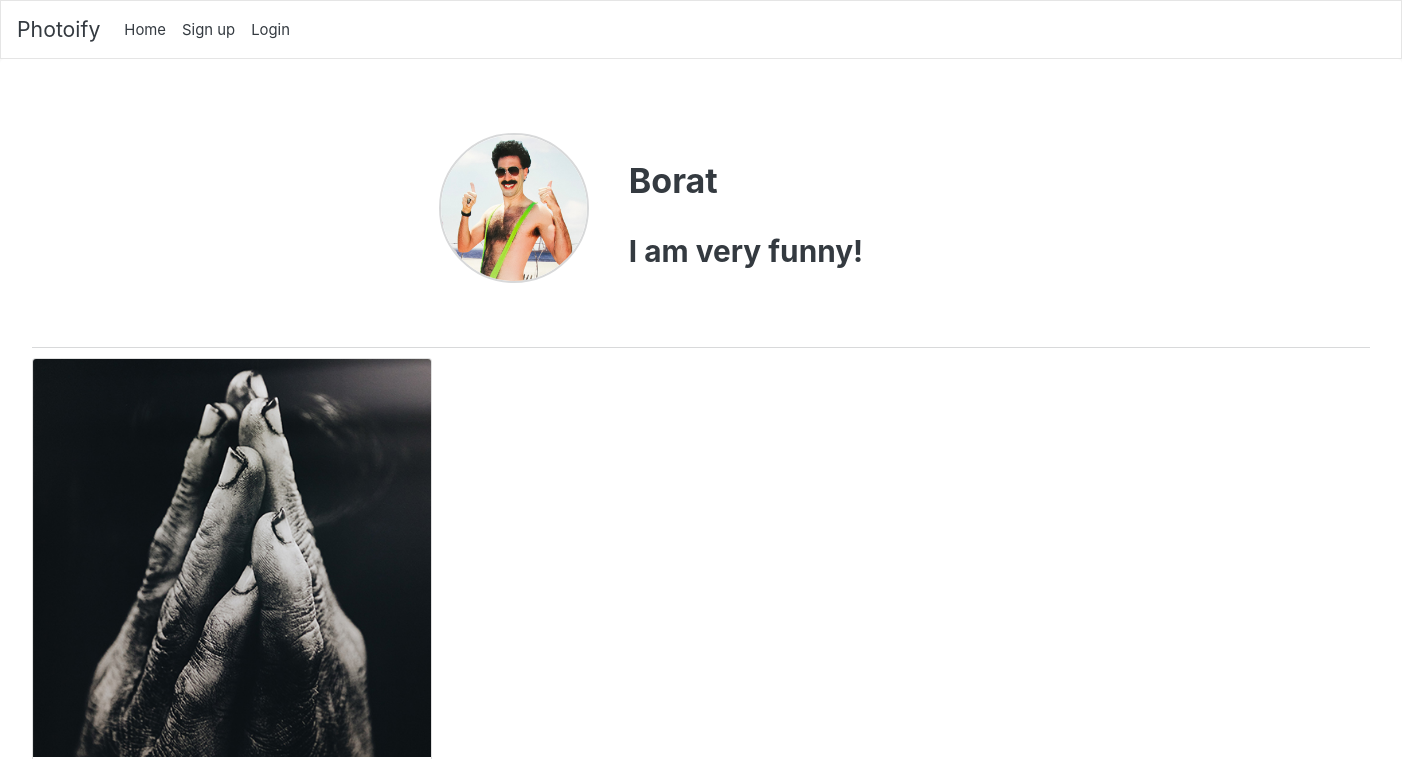
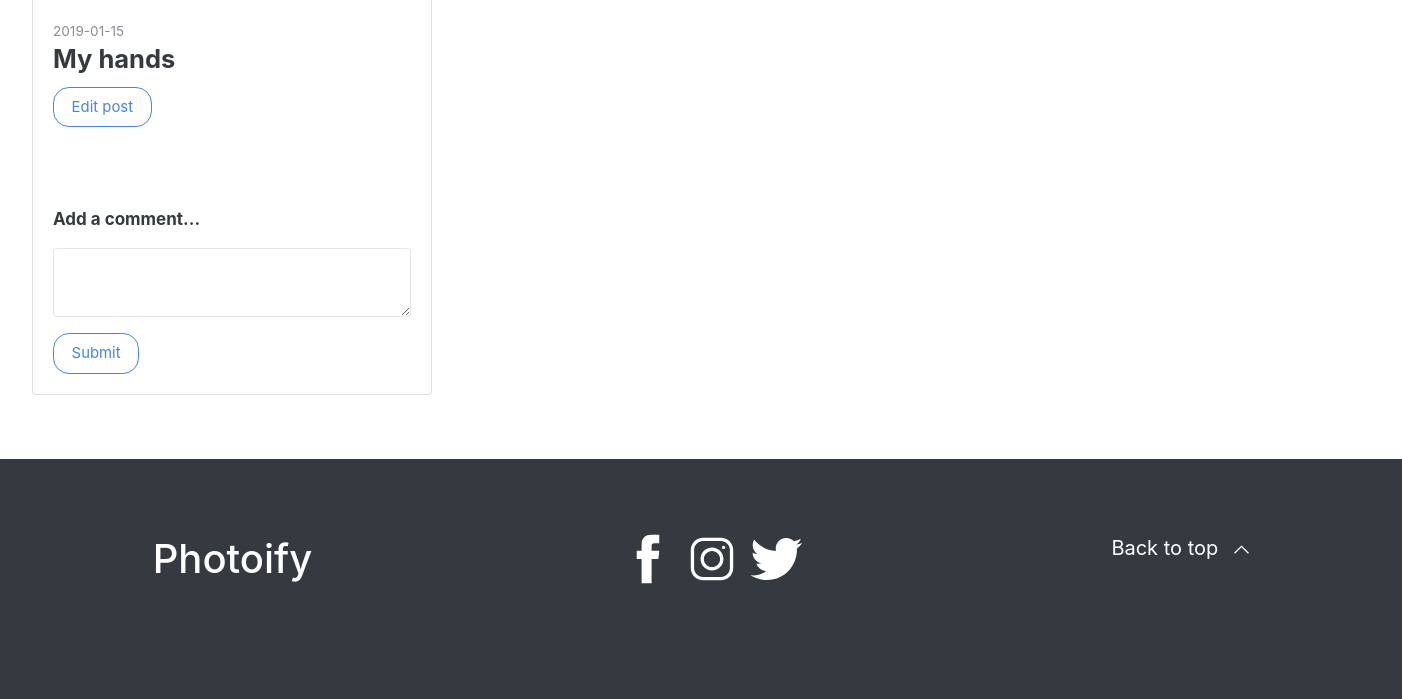
The app's page /view-profile.php?id=12, older data (2 pictures, top to bottom).
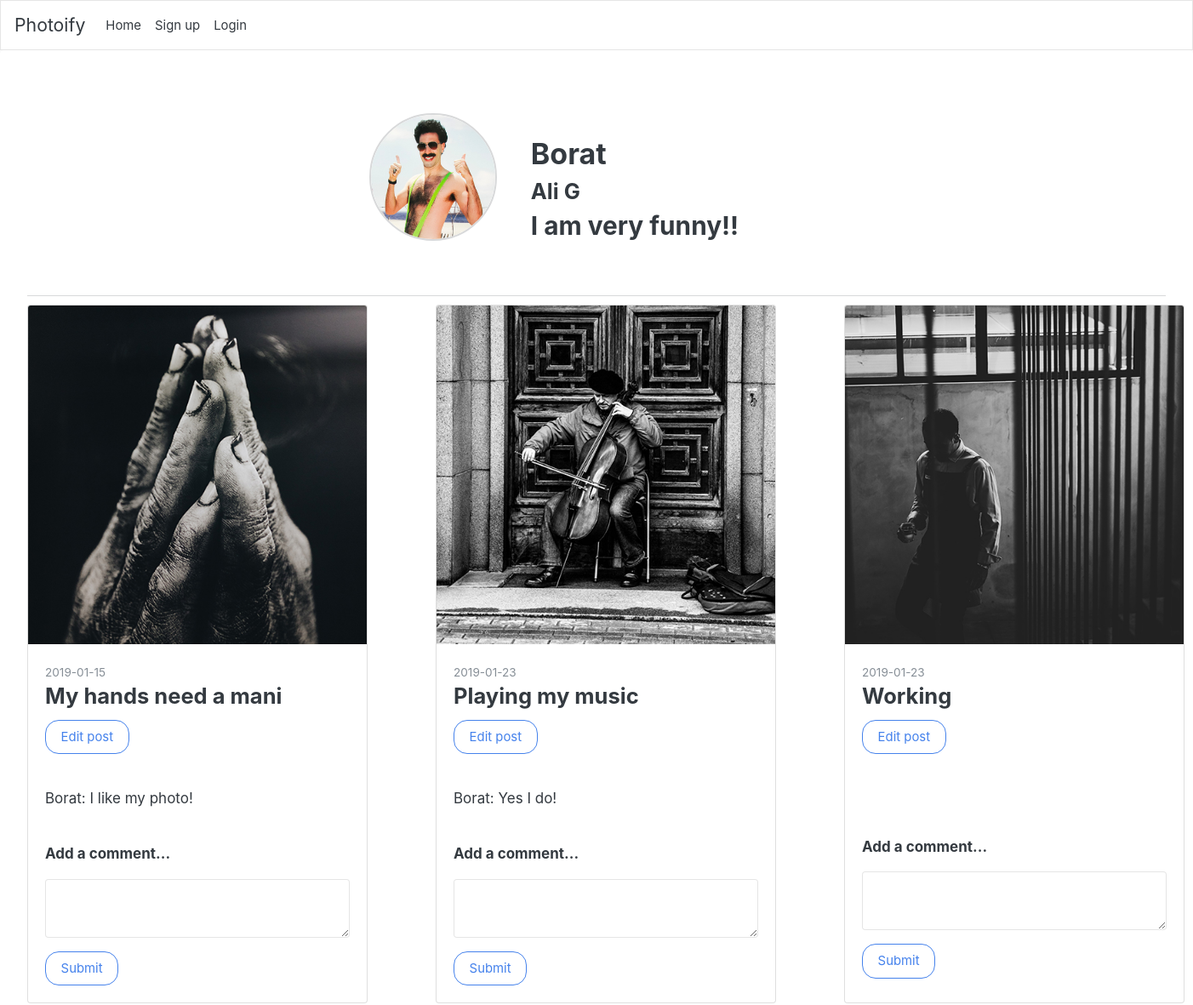
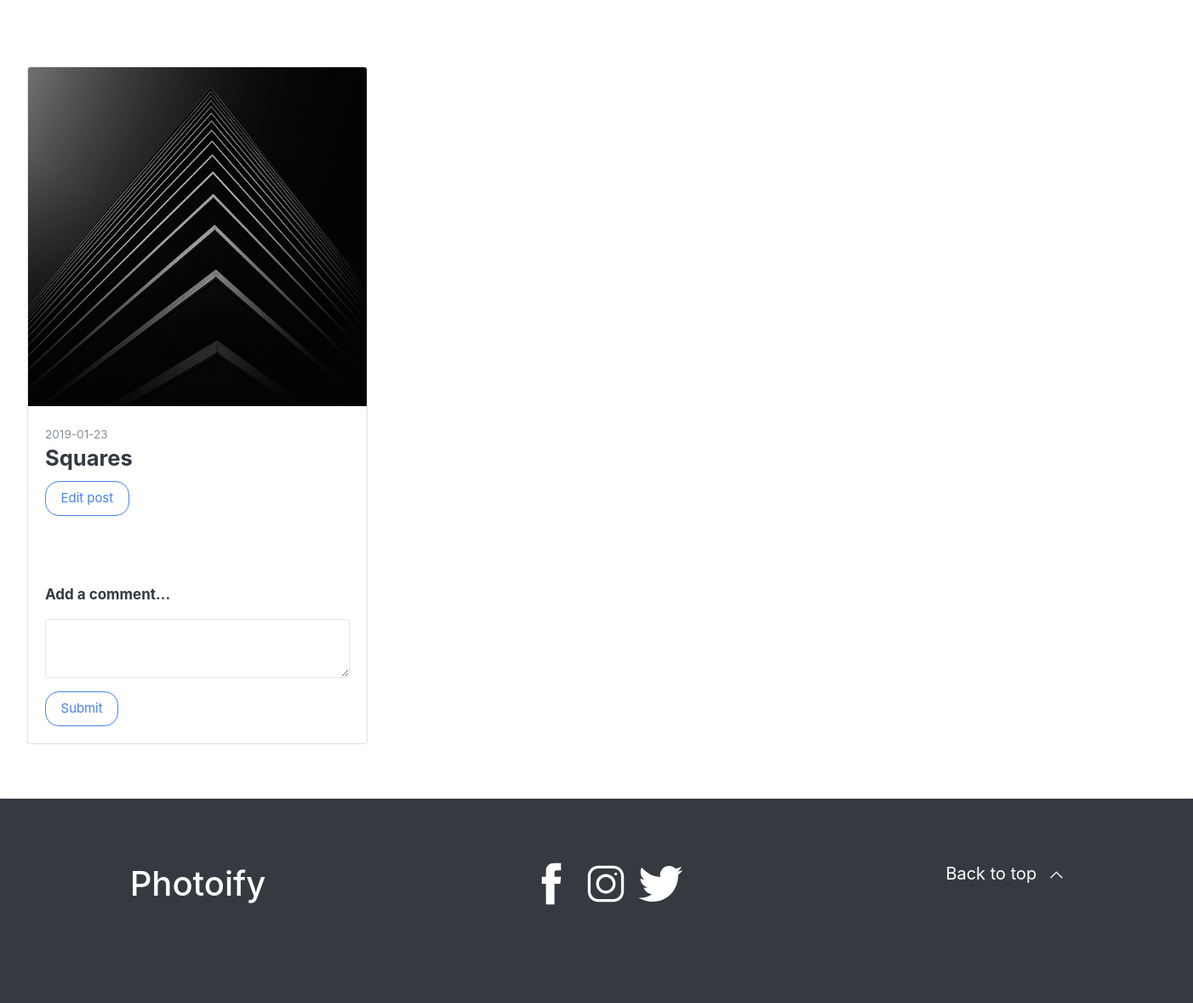
The same page, newer data (2 pictures, top to bottom).
### tables this page shows
CREATE TABLE "Users" (
	`id`	INTEGER PRIMARY KEY AUTOINCREMENT,
	`email`	TEXT NOT NULL UNIQUE,
	`name`	TEXT,
	`username`	TEXT NOT NULL UNIQUE,
	`password`	TEXT NOT NULL,
	`profile_pic`	TEXT DEFAULT "default.jpg",
	`profile_bio`	TEXT,
	`created_at`	DATETIME NOT NULL DEFAULT (datetime(CURRENT_TIMESTAMP)),
	`first_name`	TEXT,
	`last_name`	TEXT
);

CREATE TABLE "Posts" (
	`id`	INTEGER PRIMARY KEY AUTOINCREMENT,
	`content`	TEXT,
	`created_at`	TEXT NOT NULL,
	`user_id`	INTEGER NOT NULL,
	`description`	TEXT,
	`updated_at`	TEXT,
	`username`	TEXT
);

### app/functions.php (called while the page is built, shortened)
<?php
function getUserProfile($user_id, $pdo) {
  $statement = $pdo->prepare('SELECT * from Users WHERE id = :id');
  $statement->bindParam(':id', $user_id, PDO::PARAM_INT);
  $statement->execute();
  $updateUser = $statement->fetchAll(PDO::FETCH_ASSOC);
  return $updateUser;
}

### view-profile.php (the view, shortened to what this page needs)
<?php
require __DIR__.'/views/header.php';
$user_id = $_GET['id'];
?>
<div class="jumbotron">
  <div class="profile">
    <div class="profile-container">
      <?php
        $updateUser = getUserProfile($user_id, $pdo);
      ?>
      <div class="visit-profile">
        <img class="profile-img-circle-visit" src="/views/img/<?= $updateUser[0]['profile_pic'];?>" alt="">
          <div class="user-info-box-visit">
                <h2><?= $updateUser[0]['username'];?></h2>
                <h4> <?= $updateUser[0]['name'];?></h4>
                <h3><?= $updateUser[0]['profile_bio'];?></h3>
          </div>
      </div>
    </div>
  </div>
  <div class="profile-content">
    <?php
    $statement = $pdo->prepare('SELECT * from Posts WHERE user_id = :id');
    $statement->bindParam(':id', $user_id, PDO::PARAM_INT);
    $statement->execute();
    $user = $statement->fetchAll(PDO::FETCH_ASSOC);
    ?>
      <?php
          foreach ($user as $key => $value) {
            $picFilePath = '/app/uploads/' . $value['content'];
      ?>
    <div class="card" style="width: 25rem;">
      <img class="card-img-top" src="<?php echo $picFilePath ?>">
        <div class="card-body">
          <small class="text-muted"><?= $value['created_at']; ?></small>
          <h4 class="card-title"><?= $value['description']; ?></h4>
          <?php if (!isset($_SESSION['user'])): ?>
            <a class="btn btn-outline-primary" href="edit.php?id=<?php echo $value['id'] ?>">Edit post</a>
          <?php endif; ?>
        </div>
        <div class="card-body">
              <?php
              $statement = $pdo->prepare('SELECT * from Comments WHERE post_id = :post_id');
              $statement->bindParam(':post_id', $value['id'], PDO::PARAM_INT);
              $statement->execute();
              $user_comments = $statement->fetchAll(PDO::FETCH_ASSOC);
              foreach ($user_comments as $key => $commentValue) {
                print_r($commentValue['username'].": ".$commentValue['content']);
                  ?>
                  <?php
                  }
                ?>
        </div>
            <div class="card-body">
              <form action="/app/posts/comments.php" method="post" enctype="multipart/form-data">
                    <div class="form-group">
                        <h6 class="modal-title">Add a comment...</h6>
                      </div>
                    <div class="form-group">
                      <textarea class="form-control "type="text" name="post_content" value=""></textarea>
                    </div>
                <button type="submit" class="btn btn-outline-primary" >Submit</button>
                </form>
            </div>
    </div>
            <?php
              };
            ?>
    </div>
</div>
<?php require __DIR__.'/views/footer.php'; ?>

### views/header.php (shortened to what this page needs)
<!DOCTYPE html>
<html lang="en">
<head>
    <link rel="stylesheet" href="/assets/styles/bootswatch.css">
    <link rel="stylesheet" href="/assets/styles/main.css">
</head>
<body>
    <?php require __DIR__.'/navigation.php'; ?>

### views/navigation.php (shortened to what this page needs)
<nav class="navbar navbar-expand-lg navbar-light bg-light">
  <a class="navbar-brand" href="#">Photoify</a>
  <div class="collapse navbar-collapse" id="navbarColor03">
    <ul class="navbar-nav mr-auto">
      <li class="nav-item active">
        <a class="nav-link <?php echo $_SERVER['SCRIPT_NAME'] === '/index.php' ? 'active' : ''; ?>" href="/index.php"><span class="sr-only">(current)</span>Home</a>
      </li>
      <?php if (!isset($_SESSION['user'])): ?>
        <li class="nav-item active">
          <a class="nav-link <?php echo $_SERVER['SCRIPT_NAME'] === '/signup.php' ? 'active' : ''; ?>" href="/signup.php">Sign up</a>
        </li>
      <?php endif;?>
      <li class="nav-item active">
        <?php if (isset($_SESSION['user'])): ?>
        </li>
            <a class="nav-link" href="/profile.php">Profile</a>
            <a class="nav-link" href="/posts.php">Create post</a>
            <a class="nav-link" href="/update-user.php">Account settings</a>
            <a class="nav-link" href="/app/users/logout.php">Logout</a>
        <?php else: ?>
            <a class="nav-link <?php echo $_SERVER['SCRIPT_NAME'] === '/login.php' ? 'active' : ''; ?>" href="login.php">Login</a>
        <?php endif; ?>
    </ul>
  </div>
</nav>

### views/footer.php (shortened to what this page needs)
    <footer>
      <div class="footermenu">
        <div class="footermenu-content">
          <h4 class="footer-title">Photoify</h4>
        </div>
        <div class="socialmedia">
          <a href="#"><img class="social-icons" src="views/icons/facebook-white.svg" alt="facebook"></a>
          <a href="#"><img class="social-icons" src="views/icons/instagram-white.svg" alt="instagram"></a>
          <a href="#"><img class="social-icons" src="views/icons/twitter-white.svg" alt="twitter"></a>
        </div>
        <div class="backtotop">
          <a href="#top" class="to-top">Back to top<img class="arrow" src="views/icons/pil-upp.svg"></a></br></br>
        </div>
      </div>
    </footer>
</body>
</html>

### assets/styles/main.css (style rules this page uses)
body { width: 100%; height: 100%; padding: 0; margin: 0; background-color: #FAFAFA; }
.jumbotron { width: 100vw; height: 100%; background-color: white; }
.profile { width: 100%; margin-top: -50px; }
.profile-container { margin-top: 25px; margin-bottom: 10px; width: 100%; height: 250px; display: flex; align-self: center; justify-content: center; border-bottom: 1px solid #D8D9DA; }
.profile-img-circle-visit { display: flex; width: 150px; height: 150px; border-radius: 50%; object-fit: cover; border: 2px solid #D8D9DA; margin-left: -100px; margin-top: -30px; margin-r: 0px; }
.user-info-box-visit { height: 50%; display: flex; flex-direction: column; text-align: left; margin-top: 0px; margin-left: 40px; display: grid; }
.visit-profile { width: 100%; display: flex; justify-content: center; align-items: center; }
.profile-content { width: 100%; height: 100%; display: grid; grid-template-columns: repeat(3, 1fr); grid-gap: 80px; grid-auto-rows: minmax(100px, auto); }
footer { width: 100%; height: 30vh; background-color: #343A40; margin-top: -100px; }
.footermenu { width: 100%; height: 200px; display: flex; justify-content: center; align-items: center; justify-content: space-around; flex-direction: row; margin-top: 100px; }
.footermenu-content { display: flex; flex-direction: column; align-items: center; }
.footer-title { font-weight: 500; font-size: 40px; margin: 0; color: white; }
.social-icons { width: 60px; height: 60px; }
.arrow { width: 15px; height: 15px; margin-left: 16px; }
.to-top { color: white; font-size: 20px; }
.backtotop { margin-right: 0; }

Row changes from the older to the newer data that the page shows:
changed users "Borat": name (not shown) → "Ali G"; profile_bio "I am very funny!" → "I am very funny!!"
changed posts: description "My hands" → "My hands need a mani"; value (not shown) → "Borat: I like my photo!"
added posts: content (picture), created_at "2019-01-23", description "Playing my music", value "Borat: Yes I do!"
added posts: content (picture), created_at "2019-01-23", description "Working"
added posts: content (picture), created_at "2019-01-23", description "Squares"
